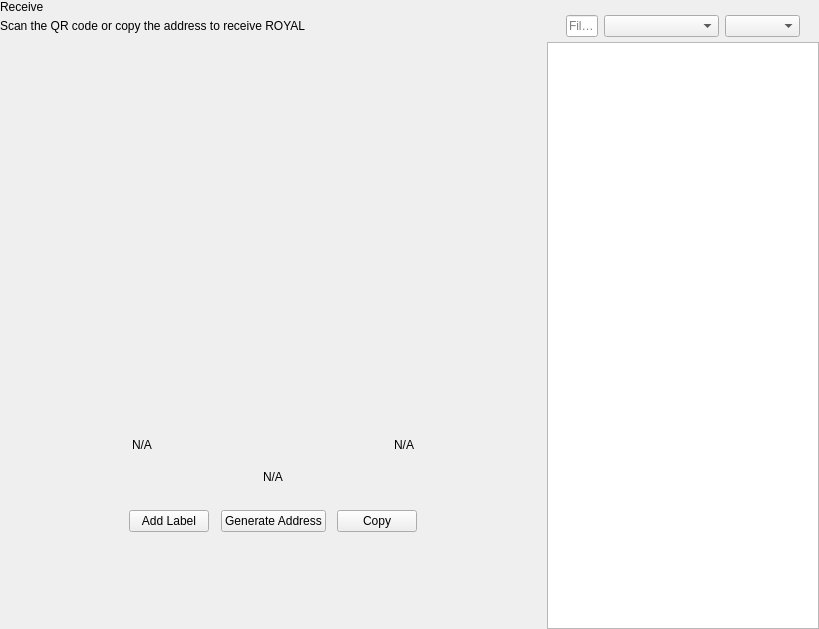
<?xml version="1.0" encoding="UTF-8"?>
<ui version="4.0">
 <class>ReceiveWidget</class>
 <widget class="QWidget" name="ReceiveWidget">
  <property name="geometry">
   <rect>
    <x>0</x>
    <y>0</y>
    <width>819</width>
    <height>629</height>
   </rect>
  </property>
  <property name="minimumSize">
   <size>
    <width>0</width>
    <height>0</height>
   </size>
  </property>
  <property name="windowTitle">
   <string notr="true">N/A</string>
  </property>
  <layout class="QHBoxLayout" name="horizontalLayout_2" stretch="2,1">
   <property name="spacing">
    <number>0</number>
   </property>
   <property name="leftMargin">
    <number>0</number>
   </property>
   <property name="topMargin">
    <number>0</number>
   </property>
   <property name="rightMargin">
    <number>0</number>
   </property>
   <property name="bottomMargin">
    <number>0</number>
   </property>
   <item>
    <widget class="QWidget" name="left" native="true">
     <layout class="QVBoxLayout" name="verticalLayout_3">
      <property name="leftMargin">
       <number>0</number>
      </property>
      <property name="topMargin">
       <number>0</number>
      </property>
      <property name="rightMargin">
       <number>0</number>
      </property>
      <property name="bottomMargin">
       <number>0</number>
      </property>
      <item>
       <layout class="QVBoxLayout" name="verticalLayout_2">
        <property name="spacing">
         <number>0</number>
        </property>
        <property name="leftMargin">
         <number>0</number>
        </property>
        <item>
         <layout class="QHBoxLayout" name="horizontalLayout_3">
          <property name="spacing">
           <number>0</number>
          </property>
          <item>
           <layout class="QVBoxLayout" name="verticalLayout_4">
            <property name="spacing">
             <number>5</number>
            </property>
            <item>
             <widget class="QLabel" name="labelTitle">
              <property name="text">
               <string>Receive</string>
              </property>
             </widget>
            </item>
            <item alignment="Qt::AlignTop">
             <widget class="QLabel" name="labelSubtitle1">
              <property name="text">
               <string>Scan the QR code or copy the address to receive ROYAL</string>
              </property>
             </widget>
            </item>
           </layout>
          </item>
          <item>
           <spacer name="horizontalSpacer">
            <property name="orientation">
             <enum>Qt::Horizontal</enum>
            </property>
            <property name="sizeHint" stdset="0">
             <size>
              <width>40</width>
              <height>20</height>
             </size>
            </property>
           </spacer>
          </item>
         </layout>
        </item>
        <item>
         <spacer name="verticalSpacer_2">
          <property name="orientation">
           <enum>Qt::Vertical</enum>
          </property>
          <property name="sizeType">
           <enum>QSizePolicy::Expanding</enum>
          </property>
          <property name="sizeHint" stdset="0">
           <size>
            <width>20</width>
            <height>50</height>
           </size>
          </property>
         </spacer>
        </item>
        <item alignment="Qt::AlignHCenter">
         <widget class="QWidget" name="layoutQR" native="true">
          <property name="maximumSize">
           <size>
            <width>510</width>
            <height>16777215</height>
           </size>
          </property>
          <layout class="QVBoxLayout" name="verticalLayoutQr">
           <item>
            <spacer name="verticalSpacer11">
             <property name="orientation">
              <enum>Qt::Vertical</enum>
             </property>
             <property name="sizeType">
              <enum>QSizePolicy::Fixed</enum>
             </property>
             <property name="sizeHint" stdset="0">
              <size>
               <width>20</width>
               <height>20</height>
              </size>
             </property>
            </spacer>
           </item>
           <item alignment="Qt::AlignHCenter">
            <widget class="QLabel" name="labelQrImg">
             <property name="minimumSize">
              <size>
               <width>260</width>
               <height>260</height>
              </size>
             </property>
             <property name="maximumSize">
              <size>
               <width>260</width>
               <height>260</height>
              </size>
             </property>
             <property name="text">
              <string/>
             </property>
             <property name="alignment">
              <set>Qt::AlignCenter</set>
             </property>
            </widget>
           </item>
           <item>
            <spacer name="verticalSpacer_21">
             <property name="orientation">
              <enum>Qt::Vertical</enum>
             </property>
             <property name="sizeType">
              <enum>QSizePolicy::Fixed</enum>
             </property>
             <property name="sizeHint" stdset="0">
              <size>
               <width>20</width>
               <height>30</height>
              </size>
             </property>
            </spacer>
           </item>
           <item>
            <widget class="QWidget" name="widget" native="true">
             <property name="minimumSize">
              <size>
               <width>0</width>
               <height>0</height>
              </size>
             </property>
             <layout class="QHBoxLayout" name="horizontalLayout_5">
              <item>
               <widget class="QLabel" name="labelLabel">
                <property name="text">
                 <string notr="true">N/A</string>
                </property>
               </widget>
              </item>
              <item>
               <spacer name="horizontalSpacer_2">
                <property name="orientation">
                 <enum>Qt::Horizontal</enum>
                </property>
                <property name="sizeHint" stdset="0">
                 <size>
                  <width>141</width>
                  <height>20</height>
                 </size>
                </property>
               </spacer>
              </item>
              <item>
               <widget class="QLabel" name="labelDate">
                <property name="text">
                 <string notr="true">N/A</string>
                </property>
                <property name="alignment">
                 <set>Qt::AlignRight|Qt::AlignTrailing|Qt::AlignVCenter</set>
                </property>
               </widget>
              </item>
             </layout>
            </widget>
           </item>
           <item>
            <widget class="QLabel" name="labelAddress">
             <property name="sizePolicy">
              <sizepolicy hsizetype="Expanding" vsizetype="Preferred">
               <horstretch>0</horstretch>
               <verstretch>0</verstretch>
              </sizepolicy>
             </property>
             <property name="minimumSize">
              <size>
               <width>300</width>
               <height>0</height>
              </size>
             </property>
             <property name="text">
              <string notr="true">N/A</string>
             </property>
             <property name="alignment">
              <set>Qt::AlignCenter</set>
             </property>
            </widget>
           </item>
           <item>
            <spacer name="verticalSpacer_4">
             <property name="orientation">
              <enum>Qt::Vertical</enum>
             </property>
             <property name="sizeType">
              <enum>QSizePolicy::Fixed</enum>
             </property>
             <property name="sizeHint" stdset="0">
              <size>
               <width>20</width>
               <height>20</height>
              </size>
             </property>
            </spacer>
           </item>
           <item>
            <layout class="QHBoxLayout" name="horizontalLayout_4">
             <item alignment="Qt::AlignHCenter">
              <widget class="QPushButton" name="pushButtonLabel">
               <property name="focusPolicy">
                <enum>Qt::NoFocus</enum>
               </property>
               <property name="text">
                <string>Add Label</string>
               </property>
              </widget>
             </item>
             <item alignment="Qt::AlignHCenter">
              <widget class="QPushButton" name="pushButtonNewAddress">
               <property name="focusPolicy">
                <enum>Qt::NoFocus</enum>
               </property>
               <property name="text">
                <string>Generate Address</string>
               </property>
              </widget>
             </item>
             <item alignment="Qt::AlignHCenter">
              <widget class="QPushButton" name="pushButtonCopy">
               <property name="focusPolicy">
                <enum>Qt::NoFocus</enum>
               </property>
               <property name="text">
                <string>Copy</string>
               </property>
              </widget>
             </item>
            </layout>
           </item>
           <item>
            <spacer name="verticalSpacer_3">
             <property name="orientation">
              <enum>Qt::Vertical</enum>
             </property>
             <property name="sizeType">
              <enum>QSizePolicy::Expanding</enum>
             </property>
             <property name="sizeHint" stdset="0">
              <size>
               <width>20</width>
               <height>20</height>
              </size>
             </property>
            </spacer>
           </item>
          </layout>
         </widget>
        </item>
        <item>
         <spacer name="verticalSpacer">
          <property name="orientation">
           <enum>Qt::Vertical</enum>
          </property>
          <property name="sizeHint" stdset="0">
           <size>
            <width>20</width>
            <height>40</height>
           </size>
          </property>
         </spacer>
        </item>
       </layout>
      </item>
     </layout>
    </widget>
   </item>
   <item>
    <widget class="QWidget" name="right" native="true">
     <layout class="QVBoxLayout" name="verticalLayout_5">
      <property name="spacing">
       <number>0</number>
      </property>
      <property name="leftMargin">
       <number>1</number>
      </property>
      <property name="topMargin">
       <number>0</number>
      </property>
      <property name="rightMargin">
       <number>0</number>
      </property>
      <property name="bottomMargin">
       <number>0</number>
      </property>
      <item>
       <layout class="QVBoxLayout" name="container_right">
        <property name="spacing">
         <number>0</number>
        </property>
        <property name="leftMargin">
         <number>0</number>
        </property>
        <property name="rightMargin">
         <number>0</number>
        </property>
        <item>
         <layout class="QVBoxLayout" name="verticalLayout">
          <property name="spacing">
           <number>6</number>
          </property>
          <property name="leftMargin">
           <number>19</number>
          </property>
          <property name="rightMargin">
           <number>19</number>
          </property>
          <item>
           <widget class="OptionButton" name="btnRequest" native="true"/>
          </item>
          <item>
           <widget class="OptionButton" name="btnMyAddresses" native="true">
            <property name="sizePolicy">
             <sizepolicy hsizetype="Preferred" vsizetype="Minimum">
              <horstretch>0</horstretch>
              <verstretch>0</verstretch>
             </sizepolicy>
            </property>
           </widget>
          </item>
         </layout>
        </item>
        <item>
         <widget class="QWidget" name="sortWidget" native="true">
          <layout class="QHBoxLayout" name="horizontalLayout_6">
           <property name="leftMargin">
            <number>19</number>
           </property>
           <property name="rightMargin">
            <number>19</number>
           </property>
           <property name="bottomMargin">
            <number>5</number>
           </property>
           <item>
            <widget class="QLineEdit" name="lineEditFilter">
             <property name="sizePolicy">
              <sizepolicy hsizetype="Expanding" vsizetype="Fixed">
               <horstretch>0</horstretch>
               <verstretch>0</verstretch>
              </sizepolicy>
             </property>
             <property name="minimumSize">
              <size>
               <width>0</width>
               <height>0</height>
              </size>
             </property>
             <property name="contextMenuPolicy">
              <enum>Qt::DefaultContextMenu</enum>
             </property>
             <property name="acceptDrops">
              <bool>false</bool>
             </property>
             <property name="maxLength">
              <number>40</number>
             </property>
             <property name="placeholderText">
              <string>Filter</string>
             </property>
            </widget>
           </item>
           <item>
            <spacer name="horizontalSpacer_3">
             <property name="orientation">
              <enum>Qt::Horizontal</enum>
             </property>
             <property name="sizeType">
              <enum>QSizePolicy::Preferred</enum>
             </property>
             <property name="sizeHint" stdset="0">
              <size>
               <width>20</width>
               <height>20</height>
              </size>
             </property>
            </spacer>
           </item>
           <item>
            <widget class="QComboBox" name="comboBoxSort">
             <property name="sizePolicy">
              <sizepolicy hsizetype="Preferred" vsizetype="Fixed">
               <horstretch>0</horstretch>
               <verstretch>0</verstretch>
              </sizepolicy>
             </property>
             <property name="minimumSize">
              <size>
               <width>115</width>
               <height>0</height>
              </size>
             </property>
            </widget>
           </item>
           <item>
            <widget class="QComboBox" name="comboBoxSortOrder">
             <property name="sizePolicy">
              <sizepolicy hsizetype="Preferred" vsizetype="Fixed">
               <horstretch>0</horstretch>
               <verstretch>0</verstretch>
              </sizepolicy>
             </property>
             <property name="minimumSize">
              <size>
               <width>75</width>
               <height>0</height>
              </size>
             </property>
            </widget>
           </item>
          </layout>
          <zorder>comboBoxSort</zorder>
          <zorder>comboBoxSortOrder</zorder>
          <zorder>lineEditFilter</zorder>
         </widget>
        </item>
        <item>
         <widget class="QListView" name="listViewAddress"/>
        </item>
       </layout>
      </item>
     </layout>
    </widget>
   </item>
  </layout>
 </widget>
 <customwidgets>
  <customwidget>
   <class>OptionButton</class>
   <extends>QWidget</extends>
   <header>qt/elysium_royale/optionbutton.h</header>
   <container>1</container>
  </customwidget>
 </customwidgets>
 <resources/>
 <connections/>
</ui>
